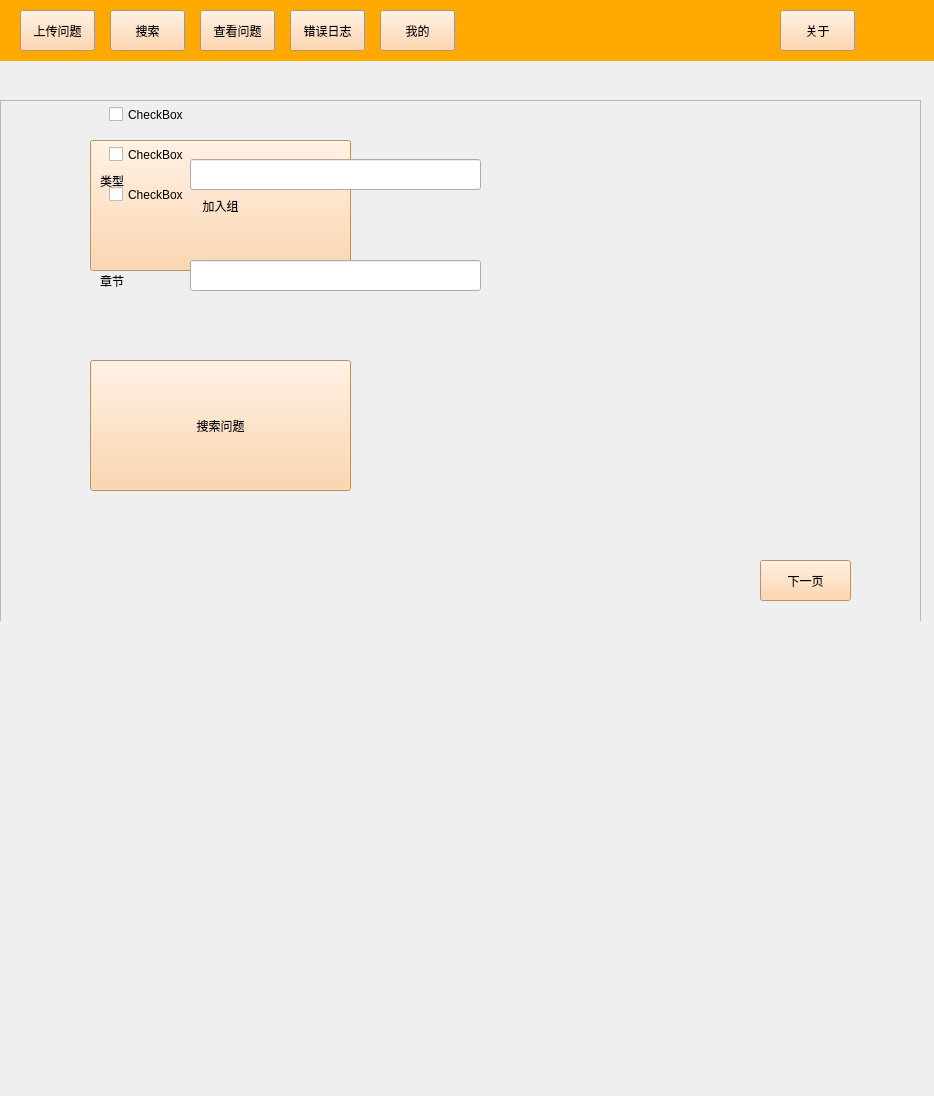
<?xml version="1.0" encoding="UTF-8"?>
<ui version="4.0">
 <class>MainWindow</class>
 <widget class="QMainWindow" name="MainWindow">
  <property name="geometry">
   <rect>
    <x>0</x>
    <y>0</y>
    <width>934</width>
    <height>1096</height>
   </rect>
  </property>
  <property name="windowTitle">
   <string>MainWindow</string>
  </property>
  <widget class="QWidget" name="centralwidget">
   <widget class="QLabel" name="label">
    <property name="geometry">
     <rect>
      <x>-60</x>
      <y>0</y>
      <width>4211</width>
      <height>61</height>
     </rect>
    </property>
    <property name="styleSheet">
     <string notr="true">color: rgb(255, 170, 0);
background-color: rgb(255, 170, 0);</string>
    </property>
    <property name="text">
     <string/>
    </property>
   </widget>
   <widget class="QPushButton" name="pushButton">
    <property name="geometry">
     <rect>
      <x>20</x>
      <y>10</y>
      <width>75</width>
      <height>41</height>
     </rect>
    </property>
    <property name="styleSheet">
     <string notr="true">background-color: rgb(255, 203, 151);</string>
    </property>
    <property name="text">
     <string>上传问题</string>
    </property>
   </widget>
   <widget class="QPushButton" name="pushButton_2">
    <property name="geometry">
     <rect>
      <x>110</x>
      <y>10</y>
      <width>75</width>
      <height>41</height>
     </rect>
    </property>
    <property name="styleSheet">
     <string notr="true">background-color: rgb(255, 203, 151);</string>
    </property>
    <property name="text">
     <string>搜索</string>
    </property>
   </widget>
   <widget class="QPushButton" name="pushButton_3">
    <property name="geometry">
     <rect>
      <x>200</x>
      <y>10</y>
      <width>75</width>
      <height>41</height>
     </rect>
    </property>
    <property name="styleSheet">
     <string notr="true">background-color: rgb(255, 203, 151);</string>
    </property>
    <property name="text">
     <string>查看问题</string>
    </property>
   </widget>
   <widget class="QPushButton" name="pushButton_4">
    <property name="geometry">
     <rect>
      <x>290</x>
      <y>10</y>
      <width>75</width>
      <height>41</height>
     </rect>
    </property>
    <property name="styleSheet">
     <string notr="true">background-color: rgb(255, 203, 151);</string>
    </property>
    <property name="text">
     <string>错误日志</string>
    </property>
   </widget>
   <widget class="QPushButton" name="pushButton_5">
    <property name="geometry">
     <rect>
      <x>380</x>
      <y>10</y>
      <width>75</width>
      <height>41</height>
     </rect>
    </property>
    <property name="styleSheet">
     <string notr="true">background-color: rgb(255, 203, 151);</string>
    </property>
    <property name="text">
     <string>我的</string>
    </property>
   </widget>
   <widget class="QPushButton" name="pushButton_6">
    <property name="geometry">
     <rect>
      <x>780</x>
      <y>10</y>
      <width>75</width>
      <height>41</height>
     </rect>
    </property>
    <property name="styleSheet">
     <string notr="true">background-color: rgb(255, 203, 151);</string>
    </property>
    <property name="text">
     <string>关于</string>
    </property>
   </widget>
   <widget class="QStackedWidget" name="stackedWidget">
    <property name="geometry">
     <rect>
      <x>0</x>
      <y>80</y>
      <width>941</width>
      <height>541</height>
     </rect>
    </property>
    <property name="currentIndex">
     <number>3</number>
    </property>
    <widget class="QWidget" name="my_ad">
     <widget class="QWidget" name="wad" native="true">
      <property name="geometry">
       <rect>
        <x>30</x>
        <y>20</y>
        <width>861</width>
        <height>461</height>
       </rect>
      </property>
      <property name="styleSheet">
       <string notr="true">border-radius:30px;
background-color: rgb(255, 203, 151);</string>
      </property>
      <widget class="QLabel" name="nhello2">
       <property name="geometry">
        <rect>
         <x>180</x>
         <y>40</y>
         <width>491</width>
         <height>41</height>
        </rect>
       </property>
       <property name="font">
        <font>
         <pointsize>17</pointsize>
         <weight>75</weight>
         <bold>true</bold>
        </font>
       </property>
       <property name="text">
        <string/>
       </property>
      </widget>
      <widget class="QLabel" name="ntp2">
       <property name="geometry">
        <rect>
         <x>250</x>
         <y>120</y>
         <width>161</width>
         <height>61</height>
        </rect>
       </property>
       <property name="font">
        <font>
         <pointsize>17</pointsize>
         <weight>50</weight>
         <bold>false</bold>
        </font>
       </property>
       <property name="text">
        <string/>
       </property>
      </widget>
      <widget class="QPushButton" name="cgb">
       <property name="geometry">
        <rect>
         <x>450</x>
         <y>180</y>
         <width>161</width>
         <height>71</height>
        </rect>
       </property>
       <property name="font">
        <font>
         <pointsize>17</pointsize>
        </font>
       </property>
       <property name="styleSheet">
        <string notr="true">background-color:rgb(254, 225, 64);</string>
       </property>
       <property name="text">
        <string>创建组</string>
       </property>
      </widget>
      <widget class="QPushButton" name="apb">
       <property name="geometry">
        <rect>
         <x>450</x>
         <y>300</y>
         <width>161</width>
         <height>71</height>
        </rect>
       </property>
       <property name="font">
        <font>
         <pointsize>17</pointsize>
        </font>
       </property>
       <property name="styleSheet">
        <string notr="true">background-color:rgb(254, 225, 64);</string>
       </property>
       <property name="text">
        <string>添加用户</string>
       </property>
      </widget>
      <widget class="QLabel" name="tadmin">
       <property name="geometry">
        <rect>
         <x>120</x>
         <y>250</y>
         <width>291</width>
         <height>21</height>
        </rect>
       </property>
       <property name="text">
        <string>尊敬的管理员，你可以执行的操作有</string>
       </property>
      </widget>
      <widget class="QLabel" name="hello2">
       <property name="geometry">
        <rect>
         <x>80</x>
         <y>40</y>
         <width>81</width>
         <height>41</height>
        </rect>
       </property>
       <property name="font">
        <font>
         <pointsize>17</pointsize>
         <weight>75</weight>
         <bold>true</bold>
        </font>
       </property>
       <property name="text">
        <string>Hello</string>
       </property>
      </widget>
      <widget class="QLabel" name="tp2">
       <property name="geometry">
        <rect>
         <x>80</x>
         <y>120</y>
         <width>161</width>
         <height>61</height>
        </rect>
       </property>
       <property name="font">
        <font>
         <pointsize>17</pointsize>
         <weight>50</weight>
         <bold>false</bold>
        </font>
       </property>
       <property name="text">
        <string>你的身份是：</string>
       </property>
      </widget>
      <widget class="QWidget" name="wgn" native="true">
       <property name="geometry">
        <rect>
         <x>380</x>
         <y>100</y>
         <width>301</width>
         <height>181</height>
        </rect>
       </property>
       <property name="styleSheet">
        <string notr="true">#wgn{
   border-radius:30px;
   background-color:rgb(254, 225, 64);
}

</string>
       </property>
       <widget class="QLineEdit" name="groupname">
        <property name="geometry">
         <rect>
          <x>30</x>
          <y>60</y>
          <width>251</width>
          <height>41</height>
         </rect>
        </property>
        <property name="styleSheet">
         <string notr="true">background-color: rgb(255, 255, 255);</string>
        </property>
        <property name="text">
         <string/>
        </property>
        <property name="placeholderText">
         <string>group name here</string>
        </property>
       </widget>
       <widget class="QLabel" name="tgn">
        <property name="geometry">
         <rect>
          <x>100</x>
          <y>20</y>
          <width>151</width>
          <height>31</height>
         </rect>
        </property>
        <property name="styleSheet">
         <string notr="true">background-color:rgb(254, 225, 64);</string>
        </property>
        <property name="text">
         <string>请输入组名</string>
        </property>
       </widget>
       <widget class="QPushButton" name="wgn_cancel">
        <property name="geometry">
         <rect>
          <x>60</x>
          <y>120</y>
          <width>41</width>
          <height>41</height>
         </rect>
        </property>
        <property name="styleSheet">
         <string notr="true">background-color: rgb(254, 225, 64)</string>
        </property>
        <property name="text">
         <string/>
        </property>
        <property name="icon">
         <iconset>
          <normaloff>:/images/icon/Cancel.png</normaloff>:/images/icon/Cancel.png</iconset>
        </property>
        <property name="iconSize">
         <size>
          <width>30</width>
          <height>30</height>
         </size>
        </property>
       </widget>
       <widget class="QPushButton" name="wgn_ok">
        <property name="geometry">
         <rect>
          <x>210</x>
          <y>120</y>
          <width>41</width>
          <height>41</height>
         </rect>
        </property>
        <property name="styleSheet">
         <string notr="true">background-color: rgb(254, 225, 64)</string>
        </property>
        <property name="text">
         <string/>
        </property>
        <property name="icon">
         <iconset>
          <normaloff>:/images/icon/Ok.png</normaloff>:/images/icon/Ok.png</iconset>
        </property>
        <property name="iconSize">
         <size>
          <width>30</width>
          <height>30</height>
         </size>
        </property>
       </widget>
      </widget>
      <widget class="QWidget" name="waddp" native="true">
       <property name="geometry">
        <rect>
         <x>380</x>
         <y>260</y>
         <width>301</width>
         <height>181</height>
        </rect>
       </property>
       <property name="styleSheet">
        <string notr="true">background-color: rgb(254, 225, 64);</string>
       </property>
       <widget class="QPushButton" name="waddpc">
        <property name="geometry">
         <rect>
          <x>260</x>
          <y>10</y>
          <width>41</width>
          <height>41</height>
         </rect>
        </property>
        <property name="styleSheet">
         <string notr="true">background-color: rgb(254, 225, 64)</string>
        </property>
        <property name="text">
         <string/>
        </property>
        <property name="icon">
         <iconset>
          <normaloff>:/images/icon/Cancel.png</normaloff>:/images/icon/Cancel.png</iconset>
        </property>
        <property name="iconSize">
         <size>
          <width>30</width>
          <height>30</height>
         </size>
        </property>
       </widget>
       <widget class="QPushButton" name="waddpsearch">
        <property name="geometry">
         <rect>
          <x>230</x>
          <y>70</y>
          <width>41</width>
          <height>41</height>
         </rect>
        </property>
        <property name="styleSheet">
         <string notr="true">background-color: rgb(255, 203, 151);
border-radius:15px</string>
        </property>
        <property name="text">
         <string/>
        </property>
        <property name="icon">
         <iconset>
          <normaloff>:/icons/icon/search.png</normaloff>:/icons/icon/search.png</iconset>
        </property>
        <property name="iconSize">
         <size>
          <width>30</width>
          <height>30</height>
         </size>
        </property>
       </widget>
       <widget class="QLineEdit" name="personname">
        <property name="geometry">
         <rect>
          <x>30</x>
          <y>70</y>
          <width>191</width>
          <height>41</height>
         </rect>
        </property>
        <property name="styleSheet">
         <string notr="true">background-color: rgb(255, 255, 255);</string>
        </property>
        <property name="text">
         <string/>
        </property>
        <property name="placeholderText">
         <string>person name is </string>
        </property>
       </widget>
      </widget>
     </widget>
    </widget>
    <widget class="QWidget" name="welcom">
     <widget class="QLabel" name="icwelc">
      <property name="geometry">
       <rect>
        <x>40</x>
        <y>20</y>
        <width>201</width>
        <height>181</height>
       </rect>
      </property>
      <property name="styleSheet">
       <string notr="true">background-image: url(:/images/icon/welcom.png);</string>
      </property>
      <property name="text">
       <string/>
      </property>
     </widget>
     <widget class="QWidget" name="widget" native="true">
      <property name="geometry">
       <rect>
        <x>260</x>
        <y>230</y>
        <width>631</width>
        <height>271</height>
       </rect>
      </property>
      <property name="styleSheet">
       <string notr="true">background-color:rgb(255, 170, 0);
border-bottom-left-radius:30px;
border-bottom-right-radius:30px;

</string>
      </property>
      <widget class="QLabel" name="abus">
       <property name="geometry">
        <rect>
         <x>250</x>
         <y>-10</y>
         <width>291</width>
         <height>111</height>
        </rect>
       </property>
       <property name="font">
        <font>
         <pointsize>17</pointsize>
         <weight>75</weight>
         <italic>false</italic>
         <bold>true</bold>
         <underline>true</underline>
        </font>
       </property>
       <property name="text">
        <string>关于我们</string>
       </property>
      </widget>
      <widget class="QTextBrowser" name="textBrowser">
       <property name="geometry">
        <rect>
         <x>130</x>
         <y>70</y>
         <width>421</width>
         <height>311</height>
        </rect>
       </property>
       <property name="font">
        <font>
         <pointsize>9</pointsize>
        </font>
       </property>
       <property name="html">
        <string>&lt;!DOCTYPE HTML PUBLIC &quot;-//W3C//DTD HTML 4.0//EN&quot; &quot;http://www.w3.org/TR/REC-html40/strict.dtd&quot;&gt;
&lt;html&gt;&lt;head&gt;&lt;meta name=&quot;qrichtext&quot; content=&quot;1&quot; /&gt;&lt;style type=&quot;text/css&quot;&gt;
p, li { white-space: pre-wrap; }
&lt;/style&gt;&lt;/head&gt;&lt;body style=&quot; font-family:'SimSun'; font-size:9pt; font-weight:400; font-style:normal;&quot;&gt;
&lt;p style=&quot; margin-top:0px; margin-bottom:0px; margin-left:0px; margin-right:0px; -qt-block-indent:0; text-indent:0px;&quot;&gt;&lt;span style=&quot; font-size:16pt;&quot;&gt;项目名称：pyExercise&lt;/span&gt;&lt;/p&gt;
&lt;p style=&quot; margin-top:0px; margin-bottom:0px; margin-left:0px; margin-right:0px; -qt-block-indent:0; text-indent:0px;&quot;&gt;&lt;span style=&quot; font-size:16pt;&quot;&gt;参与人员：&lt;/span&gt;&lt;/p&gt;
&lt;p style=&quot; margin-top:0px; margin-bottom:0px; margin-left:0px; margin-right:0px; -qt-block-indent:0; text-indent:0px;&quot;&gt;&lt;span style=&quot; font-size:16pt;&quot;&gt;   段宇函&lt;/span&gt;&lt;/p&gt;
&lt;p style=&quot; margin-top:0px; margin-bottom:0px; margin-left:0px; margin-right:0px; -qt-block-indent:0; text-indent:0px;&quot;&gt;&lt;span style=&quot; font-size:16pt;&quot;&gt;   方沐阳&lt;/span&gt;&lt;/p&gt;
&lt;p style=&quot; margin-top:0px; margin-bottom:0px; margin-left:0px; margin-right:0px; -qt-block-indent:0; text-indent:0px;&quot;&gt;&lt;span style=&quot; font-size:16pt;&quot;&gt;   陆莹锦&lt;/span&gt;&lt;/p&gt;
&lt;p style=&quot; margin-top:0px; margin-bottom:0px; margin-left:0px; margin-right:0px; -qt-block-indent:0; text-indent:0px;&quot;&gt;&lt;span style=&quot; font-size:16pt;&quot;&gt;   王芊文&lt;/span&gt;&lt;/p&gt;&lt;/body&gt;&lt;/html&gt;</string>
       </property>
      </widget>
     </widget>
     <widget class="QWidget" name="widget_2" native="true">
      <property name="geometry">
       <rect>
        <x>260</x>
        <y>50</y>
        <width>631</width>
        <height>181</height>
       </rect>
      </property>
      <property name="styleSheet">
       <string notr="true">background-color:rgb(254, 225, 64);
border-top-left-radius:30px;
border-top-right-radius:30px;

</string>
      </property>
      <widget class="QLabel" name="abus_2">
       <property name="geometry">
        <rect>
         <x>30</x>
         <y>10</y>
         <width>291</width>
         <height>71</height>
        </rect>
       </property>
       <property name="font">
        <font>
         <pointsize>17</pointsize>
         <weight>75</weight>
         <italic>false</italic>
         <bold>true</bold>
         <underline>true</underline>
        </font>
       </property>
       <property name="text">
        <string>欢迎来到pyExercise</string>
       </property>
      </widget>
      <widget class="QLabel" name="abus_3">
       <property name="geometry">
        <rect>
         <x>40</x>
         <y>70</y>
         <width>551</width>
         <height>71</height>
        </rect>
       </property>
       <property name="font">
        <font>
         <pointsize>13</pointsize>
         <weight>50</weight>
         <italic>false</italic>
         <bold>false</bold>
         <underline>false</underline>
        </font>
       </property>
       <property name="text">
        <string>这里是一个帮助你掌握题目、获得成长的python小程序</string>
       </property>
      </widget>
     </widget>
    </widget>
    <widget class="QWidget" name="upload">
     <widget class="QPushButton" name="pushButton_7">
      <property name="geometry">
       <rect>
        <x>790</x>
        <y>410</y>
        <width>75</width>
        <height>41</height>
       </rect>
      </property>
      <property name="styleSheet">
       <string notr="true">background-color: rgb(255, 203, 151);</string>
      </property>
      <property name="text">
       <string>上传</string>
      </property>
     </widget>
     <widget class="QLabel" name="title">
      <property name="geometry">
       <rect>
        <x>30</x>
        <y>60</y>
        <width>54</width>
        <height>12</height>
       </rect>
      </property>
      <property name="text">
       <string>title</string>
      </property>
     </widget>
     <widget class="QTextEdit" name="textEdit_title">
      <property name="geometry">
       <rect>
        <x>90</x>
        <y>40</y>
        <width>781</width>
        <height>181</height>
       </rect>
      </property>
     </widget>
     <widget class="QLabel" name="chapter">
      <property name="geometry">
       <rect>
        <x>30</x>
        <y>240</y>
        <width>121</width>
        <height>16</height>
       </rect>
      </property>
      <property name="text">
       <string>public： yes/no</string>
      </property>
     </widget>
     <widget class="QLineEdit" name="lineEdit_public">
      <property name="geometry">
       <rect>
        <x>220</x>
        <y>240</y>
        <width>651</width>
        <height>20</height>
       </rect>
      </property>
     </widget>
     <widget class="QLabel" name="my_type">
      <property name="geometry">
       <rect>
        <x>30</x>
        <y>280</y>
        <width>121</width>
        <height>16</height>
       </rect>
      </property>
      <property name="text">
       <string>type： 填空/选择</string>
      </property>
     </widget>
     <widget class="QLineEdit" name="lineEdit_type">
      <property name="geometry">
       <rect>
        <x>220</x>
        <y>280</y>
        <width>711</width>
        <height>20</height>
       </rect>
      </property>
     </widget>
     <widget class="QLabel" name="answer">
      <property name="geometry">
       <rect>
        <x>30</x>
        <y>320</y>
        <width>54</width>
        <height>12</height>
       </rect>
      </property>
      <property name="text">
       <string>answer</string>
      </property>
     </widget>
     <widget class="QLineEdit" name="lineEdit_answer">
      <property name="geometry">
       <rect>
        <x>100</x>
        <y>320</y>
        <width>771</width>
        <height>20</height>
       </rect>
      </property>
     </widget>
     <widget class="QLabel" name="answer_2">
      <property name="geometry">
       <rect>
        <x>30</x>
        <y>360</y>
        <width>54</width>
        <height>12</height>
       </rect>
      </property>
      <property name="text">
       <string>chapter</string>
      </property>
     </widget>
     <widget class="QLineEdit" name="lineEdit_chapter">
      <property name="geometry">
       <rect>
        <x>100</x>
        <y>360</y>
        <width>771</width>
        <height>20</height>
       </rect>
      </property>
     </widget>
     <widget class="QLabel" name="title_2">
      <property name="geometry">
       <rect>
        <x>30</x>
        <y>10</y>
        <width>41</width>
        <height>16</height>
       </rect>
      </property>
      <property name="text">
       <string>name</string>
      </property>
     </widget>
     <widget class="QLineEdit" name="lineEdit_name">
      <property name="geometry">
       <rect>
        <x>90</x>
        <y>10</y>
        <width>781</width>
        <height>20</height>
       </rect>
      </property>
     </widget>
    </widget>
    <widget class="QWidget" name="search">
     <widget class="QFrame" name="fsearch">
      <property name="geometry">
       <rect>
        <x>0</x>
        <y>20</y>
        <width>921</width>
        <height>531</height>
       </rect>
      </property>
      <property name="styleSheet">
       <string notr="true"/>
      </property>
      <property name="frameShape">
       <enum>QFrame::StyledPanel</enum>
      </property>
      <property name="frameShadow">
       <enum>QFrame::Raised</enum>
      </property>
      <widget class="QPushButton" name="pushButton_9">
       <property name="geometry">
        <rect>
         <x>90</x>
         <y>40</y>
         <width>261</width>
         <height>131</height>
        </rect>
       </property>
       <property name="styleSheet">
        <string notr="true">background-color: rgb(255, 203, 151);
font: 24pt &quot;Agency FB&quot;;
font: 22pt &quot;Agency FB&quot;;</string>
       </property>
       <property name="text">
        <string>加入组</string>
       </property>
      </widget>
      <widget class="QPushButton" name="pushButton_10">
       <property name="geometry">
        <rect>
         <x>90</x>
         <y>260</y>
         <width>261</width>
         <height>131</height>
        </rect>
       </property>
       <property name="styleSheet">
        <string notr="true">background-color: rgb(255, 203, 151);
font: 26pt &quot;Agency FB&quot;;
font: 24pt &quot;Agency FB&quot;;</string>
       </property>
       <property name="text">
        <string>搜索问题</string>
       </property>
      </widget>
      <widget class="QLabel" name="label_type">
       <property name="geometry">
        <rect>
         <x>100</x>
         <y>60</y>
         <width>61</width>
         <height>41</height>
        </rect>
       </property>
       <property name="styleSheet">
        <string notr="true">font: 18pt &quot;Agency FB&quot;;</string>
       </property>
       <property name="text">
        <string>类型</string>
       </property>
      </widget>
      <widget class="QLabel" name="label_chapter">
       <property name="geometry">
        <rect>
         <x>100</x>
         <y>160</y>
         <width>61</width>
         <height>41</height>
        </rect>
       </property>
       <property name="styleSheet">
        <string notr="true">font: 18pt &quot;Agency FB&quot;;</string>
       </property>
       <property name="text">
        <string>章节</string>
       </property>
      </widget>
      <widget class="QLineEdit" name="lineEdit_type_2">
       <property name="geometry">
        <rect>
         <x>190</x>
         <y>59</y>
         <width>291</width>
         <height>31</height>
        </rect>
       </property>
       <property name="styleSheet">
        <string notr="true">font: 14pt &quot;Agency FB&quot;;</string>
       </property>
      </widget>
      <widget class="QLineEdit" name="lineEdit_chapter_2">
       <property name="geometry">
        <rect>
         <x>190</x>
         <y>160</y>
         <width>291</width>
         <height>31</height>
        </rect>
       </property>
       <property name="styleSheet">
        <string notr="true">font: 14pt &quot;Agency FB&quot;;</string>
       </property>
      </widget>
      <widget class="QPushButton" name="pushButton_11">
       <property name="geometry">
        <rect>
         <x>760</x>
         <y>460</y>
         <width>91</width>
         <height>41</height>
        </rect>
       </property>
       <property name="styleSheet">
        <string notr="true">background-color: rgb(255, 203, 151);
font: 12pt &quot;Agency FB&quot;;
</string>
       </property>
       <property name="text">
        <string>下一页</string>
       </property>
      </widget>
      <widget class="QWidget" name="widget_btn" native="true">
       <property name="geometry">
        <rect>
         <x>49</x>
         <y>-11</y>
         <width>811</width>
         <height>521</height>
        </rect>
       </property>
       <widget class="QCheckBox" name="btn0">
        <property name="geometry">
         <rect>
          <x>60</x>
          <y>10</y>
          <width>701</width>
          <height>31</height>
         </rect>
        </property>
        <property name="styleSheet">
         <string notr="true">font: 12pt &quot;Agency FB&quot;;</string>
        </property>
        <property name="text">
         <string>CheckBox</string>
        </property>
       </widget>
       <widget class="QCheckBox" name="btn1">
        <property name="geometry">
         <rect>
          <x>60</x>
          <y>50</y>
          <width>701</width>
          <height>31</height>
         </rect>
        </property>
        <property name="styleSheet">
         <string notr="true">font: 12pt &quot;Agency FB&quot;;</string>
        </property>
        <property name="text">
         <string>CheckBox</string>
        </property>
       </widget>
       <widget class="QCheckBox" name="btn2">
        <property name="geometry">
         <rect>
          <x>60</x>
          <y>90</y>
          <width>701</width>
          <height>31</height>
         </rect>
        </property>
        <property name="styleSheet">
         <string notr="true">font: 12pt &quot;Agency FB&quot;;</string>
        </property>
        <property name="text">
         <string>CheckBox</string>
        </property>
       </widget>
      </widget>
     </widget>
    </widget>
    <widget class="QWidget" name="my_norm">
     <widget class="QWidget" name="wnorm" native="true">
      <property name="geometry">
       <rect>
        <x>40</x>
        <y>20</y>
        <width>861</width>
        <height>461</height>
       </rect>
      </property>
      <property name="styleSheet">
       <string notr="true">border-radius:30px;
background-color: rgb(255, 203, 151);</string>
      </property>
      <widget class="QLabel" name="hello1">
       <property name="geometry">
        <rect>
         <x>130</x>
         <y>20</y>
         <width>81</width>
         <height>41</height>
        </rect>
       </property>
       <property name="font">
        <font>
         <pointsize>17</pointsize>
         <weight>75</weight>
         <bold>true</bold>
        </font>
       </property>
       <property name="text">
        <string>Hello</string>
       </property>
      </widget>
      <widget class="QLabel" name="tp1">
       <property name="geometry">
        <rect>
         <x>130</x>
         <y>60</y>
         <width>161</width>
         <height>61</height>
        </rect>
       </property>
       <property name="font">
        <font>
         <pointsize>17</pointsize>
         <weight>50</weight>
         <bold>false</bold>
        </font>
       </property>
       <property name="text">
        <string>你的身份是：</string>
       </property>
      </widget>
      <widget class="QPushButton" name="atg">
       <property name="geometry">
        <rect>
         <x>680</x>
         <y>30</y>
         <width>161</width>
         <height>71</height>
        </rect>
       </property>
       <property name="font">
        <font>
         <pointsize>17</pointsize>
        </font>
       </property>
       <property name="styleSheet">
        <string notr="true">background-color:rgb(255, 170, 0)</string>
       </property>
       <property name="text">
        <string>加入组</string>
       </property>
      </widget>
      <widget class="QLabel" name="tg">
       <property name="geometry">
        <rect>
         <x>330</x>
         <y>140</y>
         <width>181</width>
         <height>21</height>
        </rect>
       </property>
       <property name="text">
        <string>以下是你目前加入的组</string>
       </property>
      </widget>
      <widget class="QLabel" name="bg">
       <property name="geometry">
        <rect>
         <x>70</x>
         <y>180</y>
         <width>741</width>
         <height>181</height>
        </rect>
       </property>
       <property name="font">
        <font>
         <pointsize>9</pointsize>
         <weight>75</weight>
         <bold>true</bold>
        </font>
       </property>
       <property name="styleSheet">
        <string notr="true">border:1px solid #696969;
</string>
       </property>
       <property name="text">
        <string>you are not in any group</string>
       </property>
      </widget>
      <widget class="QLabel" name="nhello1">
       <property name="geometry">
        <rect>
         <x>230</x>
         <y>20</y>
         <width>321</width>
         <height>41</height>
        </rect>
       </property>
       <property name="font">
        <font>
         <pointsize>17</pointsize>
         <weight>75</weight>
         <bold>true</bold>
        </font>
       </property>
       <property name="text">
        <string/>
       </property>
      </widget>
      <widget class="QLabel" name="ntp1">
       <property name="geometry">
        <rect>
         <x>290</x>
         <y>60</y>
         <width>161</width>
         <height>61</height>
        </rect>
       </property>
       <property name="font">
        <font>
         <pointsize>17</pointsize>
         <weight>50</weight>
         <bold>false</bold>
        </font>
       </property>
       <property name="text">
        <string/>
       </property>
      </widget>
     </widget>
    </widget>
    <widget class="QWidget" name="problems">
     <widget class="QLabel" name="label_2">
      <property name="geometry">
       <rect>
        <x>130</x>
        <y>150</y>
        <width>591</width>
        <height>211</height>
       </rect>
      </property>
      <property name="text">
       <string>查看问题</string>
      </property>
     </widget>
    </widget>
    <widget class="QWidget" name="log">
     <widget class="QLabel" name="label_3">
      <property name="geometry">
       <rect>
        <x>160</x>
        <y>130</y>
        <width>261</width>
        <height>61</height>
       </rect>
      </property>
      <property name="text">
       <string>错误日志</string>
      </property>
     </widget>
    </widget>
   </widget>
  </widget>
 </widget>
 <resources/>
 <connections/>
</ui>
